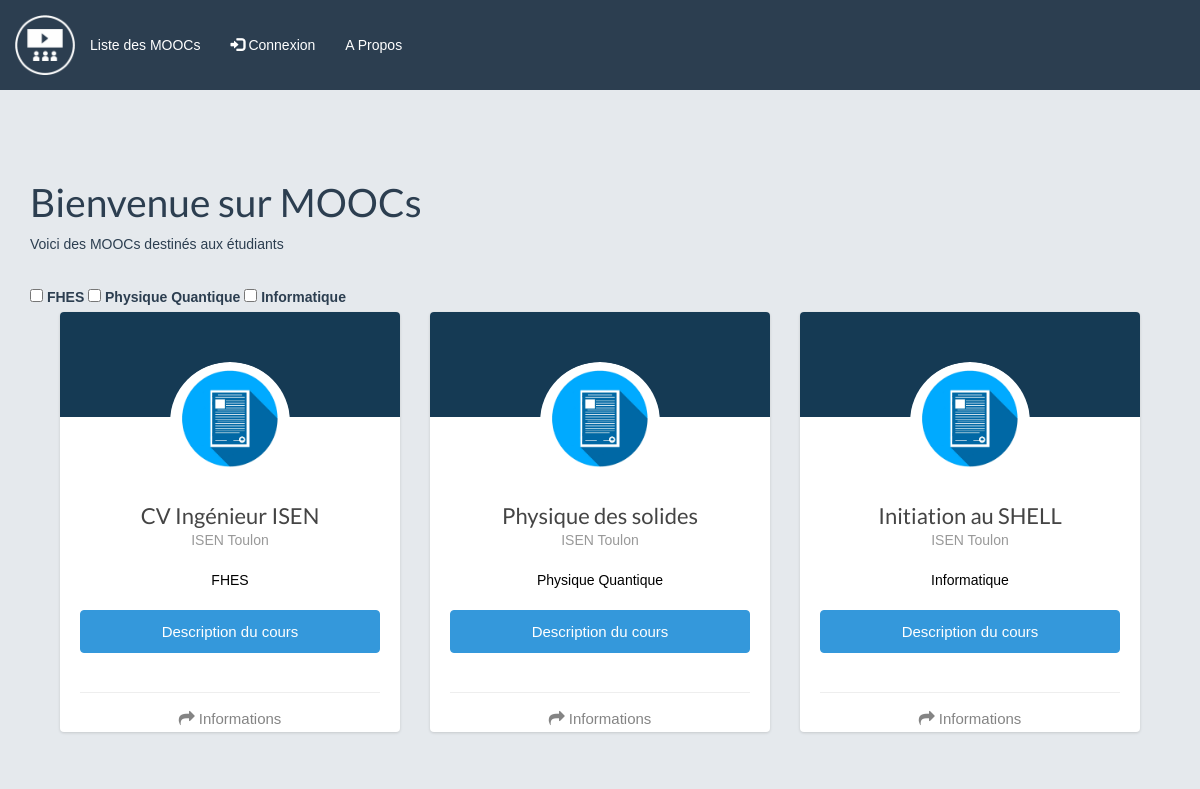
The app's page /index2.php with its own data.
### tables this page shows
CREATE TABLE IF NOT EXISTS `mooc` (
  `id_mooc` int(11) NOT NULL AUTO_INCREMENT,
  `nom` varchar(200) DEFAULT NULL,
  `matiere` varchar(100) DEFAULT NULL,
  `description` varchar(8000) DEFAULT NULL,
  `prerequis` varchar(100) DEFAULT NULL,
  `duree` int(11) DEFAULT NULL,
  `note` int(11) DEFAULT NULL,
  `nb_chap` int(11) DEFAULT NULL,
  PRIMARY KEY (`id_mooc`)
);

### index2.php (the view, shortened to what this page needs)
<?php
    include '_include/connect.inc.php';
?>
<!DOCTYPE html>
<html lang="fr">
<head>
    <link href="css/bootstrap.min.css" rel="stylesheet">
    <link href="css/icheck/flat/blue.css" rel="stylesheet">
    <link href="css/logo-nav.css" rel="stylesheet">
    <link href="css/animate.css" rel="stylesheet">
    <link href="css/rotating-card.css" rel="stylesheet" />
    <link href="http://netdna.bootstrapcdn.com/font-awesome/4.1.0/css/font-awesome.min.css" rel="stylesheet" />
    <link href="css/style.css" rel="stylesheet">
    </head>
    <body>
         <?php
            include '_include/header.php';
            ?>
        <div class="container">
            <div class="row">
                <div class="col-lg-12">
                    <h1>Bienvenue sur MOOCs</h1>
                    <p>Voici des MOOCs destinés aux étudiants </p>
                </div>
            </div>
        </div><br>
        <div class="container">
            <div>
                 <?php
                 $select3 = $bdd->prepare("SELECT DISTINCT matiere FROM mooc");
                 $select3->execute();
                 $lignes3 = $select3->fetchAll();
                 for($k = 0; $k<sizeof($lignes3); $k++){
                    echo'
                        <input type="checkbox" class="subject" value='.$lignes3[$k]["matiere"].' onclick="filter2();"/>
                        <label>'.$lignes3[$k]["matiere"].'</label>';
                }
                ?>
            </div>
        <div class="col-md-12 ">
        <?php
            $select = $bdd->prepare("SELECT * FROM mooc");
            $select->execute();
            $lignes = $select->fetchAll();
            if(sizeof($lignes) == 0){
                echo 'Aucun MOOC présent';
            }
            else{
                for($i = 0; $i<sizeof($lignes); $i++){
                    $id_mooc = $lignes[$i]["id_mooc"];
                    $select2 = $bdd->prepare("SELECT creer.id_mooc,creer.id_enseignant,enseignant.nom,enseignant.prenom FROM enseignant INNER JOIN creer ON enseignant.id_enseignant = creer.id_enseignant INNER JOIN mooc ON mooc.id_mooc = creer.id_mooc WHERE creer.id_mooc = $id_mooc");
                    $select2->execute();
                    $lignes2 = $select2->fetchAll();
                    echo '<div class="col-md-4 col-sm-6 animated zoomIn">
                            <div class="card-container manual-flip">
                                <div class="card">
                                    <div class="front">
                                        <div class="cover">
                                        </div>
                                        <div class="user">
                                            <img class="img-circle" src="images/cvr.png">
                                        </div>
                                        <div class="content">
                                            <div class="main">
                                                <h3 class="name">'.$lignes[$i]["nom"].'</h3>
                                                <p class="profession">ISEN Toulon</p>
                                                <p class="matiere">'.$lignes[$i]["matiere"].'</p>
												<form action="description.php" method="post">
													<button name="id" value='.$lignes[$i]["id_mooc"].'  class="btn btn-block btn-md btn-info">Description du cours</button>
												</form>
                                            </div>
                                            <div class="footer">
                                                <button class="btn btn-simple" onclick="rotateCard(this)">
                                                    <i class="fa fa-mail-forward"></i> Informations
                                                </button>
                                            </div>
                                        </div>
                                    </div>
                                    <div class="back">
                                        <div class="header">
                                            <h3 class="motto">'.$lignes[$i]["nom"].'</h3>
                                        </div>
                                        <div class="content">
                                            <div class="main">
                                                <p>
                                                    <strong>Description : </strong>
                                                    <span class="text-center text-justify">'.$lignes[$i]["description"].'</span><br><br>
                                                    <strong>Durée : </strong>
                                                    <span class="text-center">'.$lignes[$i]["duree"].' heures</span><br><br>
                                                    <strong>Nombre de chapitres : </strong>
                                                    <span class="text-center">'.$lignes[$i]["nb_chap"].'</span><br><br>
                                                    <strong>Prérequis : </strong>
                                                    <span class="text-center">'.$lignes[$i]["prerequis"].'</span><br><br>
                                                    <strong>Professeur : </strong>';
                                                    for($j=0;$j<sizeof($lignes2);$j++){
                                                        echo'<span class="text-center">'.$lignes2[$j]["prenom"].' '.$lignes2[$j]["nom"].'</span><br>';
                                                    }
                                                    echo'<br><br>
                                                    <strong>Matière : </strong>
                                                    <span class="text-center">'.$lignes[$i]["note"].'/5</span><br><br>
                                                </p>
                                            </div>
                                        </div>
                                        <div class="footer">
                                            <button class="btn btn-simple" rel="tooltip" title="" onclick="rotateCard(this)" data-original-title="Flip Card">
                                                <i class="fa fa-reply"></i> Retour
                                            </button>
                                            <div class="social-links text-center">
                                                <a href="http://www.isen.fr/toulon/accueil/" class="facebook"><i class="fa fa-facebook fa-fw"></i></a>
                                                <a href="http://www.isen.fr/toulon/accueil/" class="twitter"><i class="fa fa-twitter fa-fw"></i></a>
                                                <a href="http://www.isen.fr/toulon/accueil/" class="linkedin"><i class="fa fa-linkedin fa-fw"></i></a>
                                            </div>
                                        </div>
                                    </div>
                                </div>
                            </div>
                        </div>';
                    }
                }
        ?>
        </div>
    </div>
</body>
</html>

### _include/header.php (shortened to what this page needs)
<nav class="navbar navbar-default navbar-fixed-top" role="navigation">
    <div class="container ">
        <div class="navbar-header">
            <a class="navbar-brand" href="index.php">
                <img src="images/logo.png" width="60px" alt="">
            </a>
        </div>
        <div class="collapse navbar-collapse" id="bs-example-navbar-collapse-1">
            <ul class="nav navbar-nav">
                <li>
                    <a href="index.php" > Liste des MOOCs</a>
                </li>
                        <?php
                       if ((isset($_SESSION['login'])) && (!empty($_SESSION['login'])))
                        {
                            echo
                            ("
                            <li>
                                <a href='profil'> <span class='glyphicon glyphicon-user' aria-hidden='true'></span> ".$_SESSION['pseudo']."</a>
                            </li>
                            <li>
                                <a href='_model/logout'> <span class='glyphicon glyphicon-off' aria-hidden='true'></span> Déconnexion </a>
                            </li>
                            ");
                        }
                        else
                        {
                            echo
                            ("
                            <li>
                                <a href='inscription1.php'> <span class='glyphicon glyphicon-log-in' aria-hidden='true'></span> Connexion</a>
                            </li>
                            ");
                        }
                        ?>
                <li>
                    <a href="index.php">A Propos</a>
                </li>
            </ul>
        </div>
    </div>
</nav>

### css/logo-nav.css (style rules this page uses)
body { padding-top: 70px; }
.navbar-fixed-top .nav { padding: 15px 0; }
.navbar-fixed-top .navbar-brand { padding: 0 15px; }
@media (min-width:768px) { body { padding-top: 100px; } }
@media (min-width:768px) { .navbar-fixed-top .navbar-brand { padding: 15px 0; } }

### css/rotating-card.css (style rules this page uses)
body { margin-top: 60px; font-size: 14px; font-family: "Helvetica Nueue",Arial,Verdana,sans-serif; background-color: #E5E9ED; }
.card-container { -webkit-perspective: 800px; -moz-perspective: 800px; -o-perspective: 800px; perspective: 800px; margin-bottom: 30px; }
.card { -webkit-transition: -webkit-transform .5s; -moz-transition: -moz-transform .5s; -o-transition: -o-transform .5s; transition: transform .5s; -webkit-transform-style: preserve-3d; -moz-transform-style: preserve-3d; -o-transform-style: preserve-3d; transform-style: preserve-3d; position: relative; }
.front, .back { -webkit-backface-visibility: hidden; -moz-backface-visibility: hidden; -o-backface-visibility: hidden; backface-visibility: hidden; position: absolute; top: 0; left: 0; background-color: #FFF; box-shadow: 0 1px 3px 0 rgba(0, 0, 0, 0.14); }
.front { z-index: 2; }
.back { -webkit-transform: rotateY( 180deg ); -moz-transform: rotateY( 180deg ); -o-transform: rotateY( 180deg ); transform: rotateY( 180deg ); z-index: 3; }
.back .btn-simple { position: absolute; left: 0; bottom: 4px; }
.card { background: none repeat scroll 0 0 #FFFFFF; border-radius: 4px; color: #444444; }
.card-container, .front, .back { width: 100%; height: 420px; border-radius: 4px; }
.card .cover { height: 105px; overflow: hidden; border-radius: 4px 4px 0 0; }
.card .user { border-radius: 50%; display: block; height: 120px; margin: -55px auto 0; overflow: hidden; width: 120px; }
.card .user img { background: none repeat scroll 0 0 #FFFFFF; border: 4px solid #FFFFFF; width: 100%; }
.card .content { background-color: rgba(0, 0, 0, 0); box-shadow: none; padding: 10px 20px 20px; }
.card .content .main { min-height: 160px; }
.card .back .content .main { height: 270px; }
.card .name { font-size: 22px; line-height: 28px; margin: 10px 0 0; text-align: center; }
.card .profession { color: #999999; text-align: center; margin-bottom: 20px; }
.card .matiere { color: black; text-align: center; margin-bottom: 20px; }
.card .footer { border-top: 1px solid #EEEEEE; color: #999999; margin: 30px 0 0; padding: 10px 0 0; text-align: center; }
.card .footer .social-links { font-size: 18px; }
.card .footer .social-links a { margin: 0 7px; }
.card .footer .btn-simple { margin-top: -6px; }
.card .header { padding: 0px 10px; height: 25px; }
.card .motto { border-bottom: 1px solid #EEEEEE; color: #999999; font-size: 14px; font-weight: 400; padding-bottom: 10px; text-align: center; }
.btn-simple { opacity: .8; color: #666666; background-color: transparent; }
.btn-simple i { font-size: 16px; }

### records on screen
mooc: nom "CV Ingénieur ISEN", matiere "FHES", $lignes[$i]["id_mooc"] 1 (drawn)
mooc: nom "Physique des solides", matiere "Physique Quantique", $lignes[$i]["id_mooc"] 2 (drawn)
mooc: nom "Initiation au SHELL", matiere "Informatique", $lignes[$i]["id_mooc"] 3 (drawn)

### other values on screen
$lignes3[$k]["matiere"] "FHES"
$lignes3[$k]["matiere"] "Physique Quantique"
$lignes3[$k]["matiere"] "Informatique"
